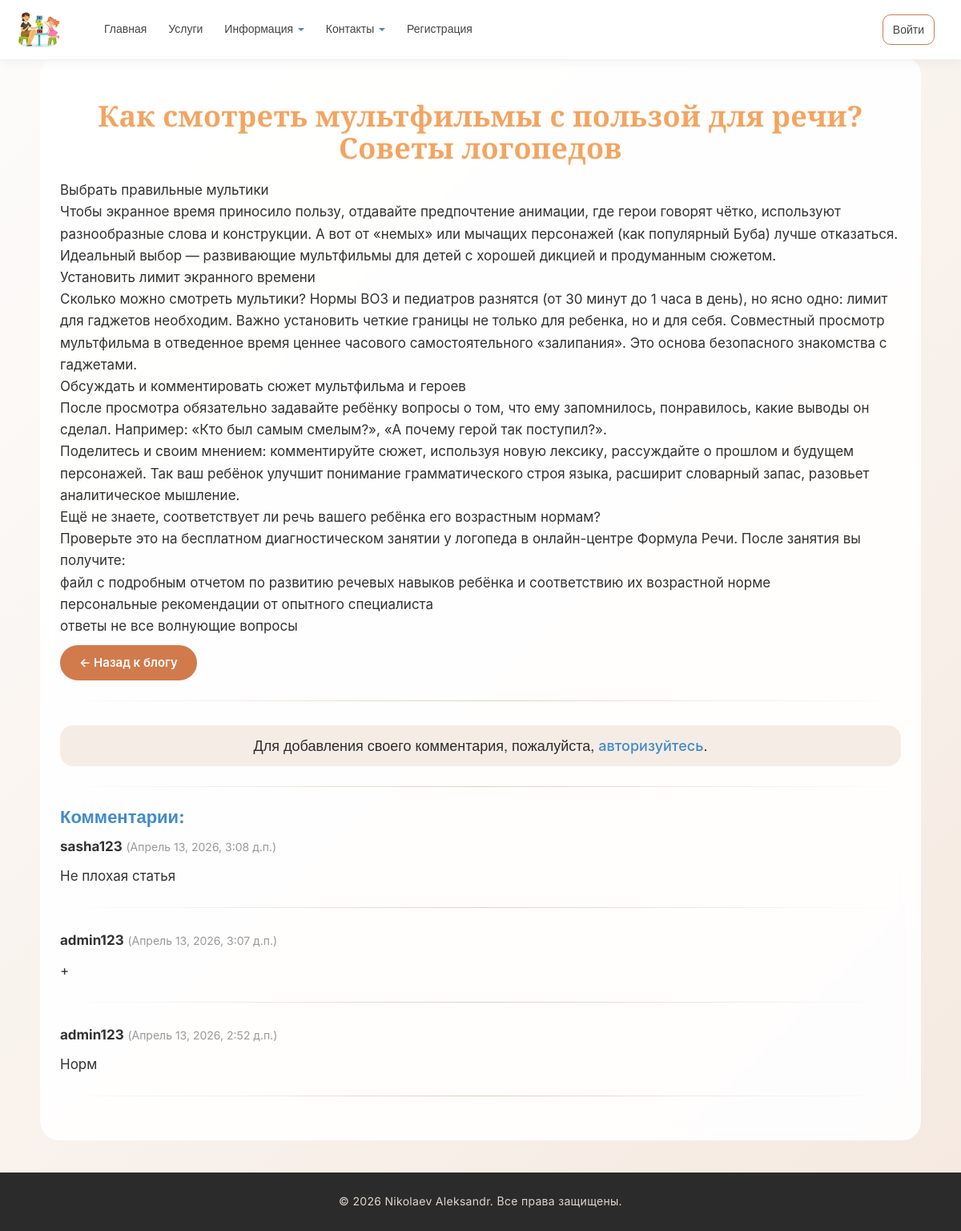
The app's page /blogpost/4/, older data.
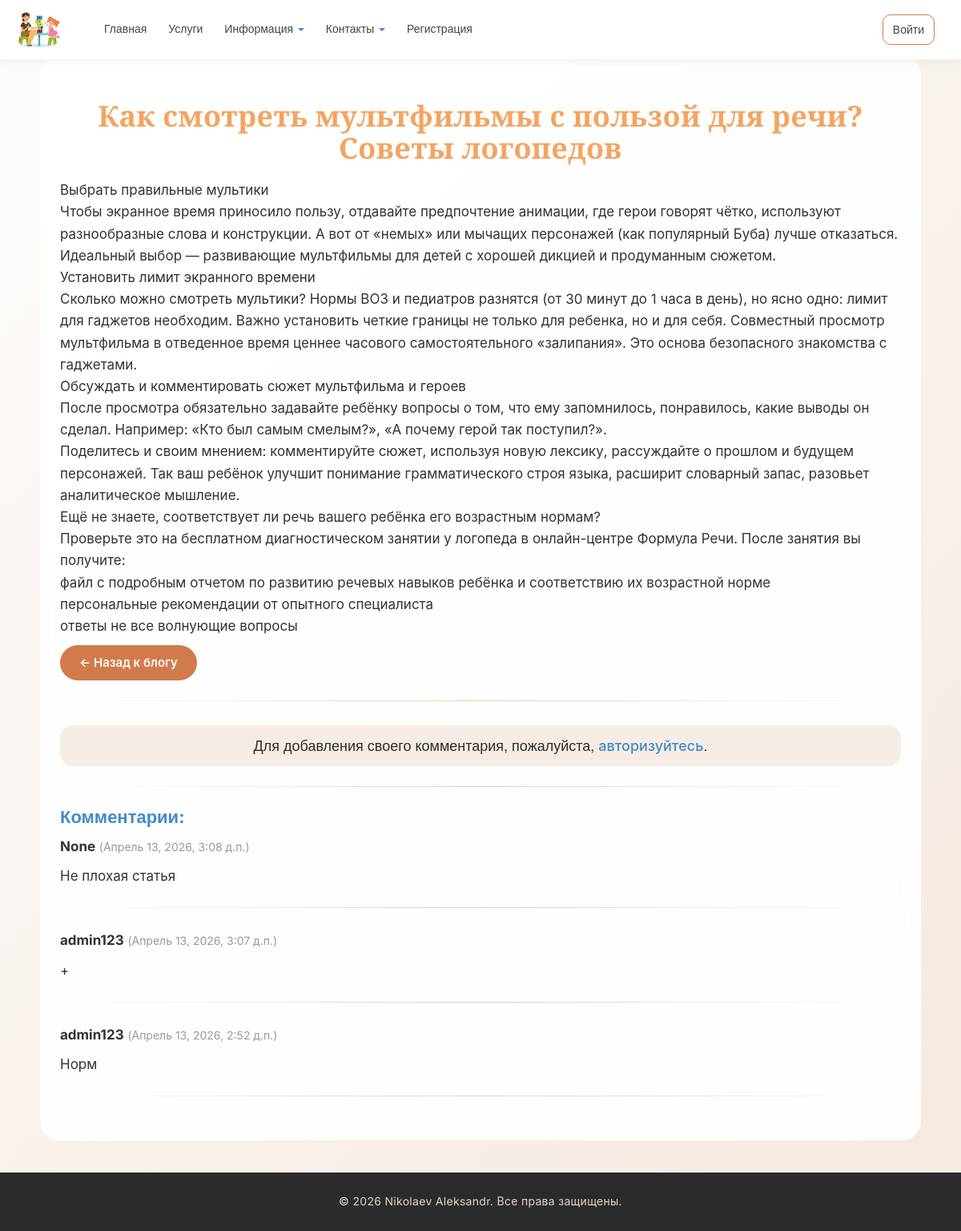
The same page, newer data.
### app/models.py (models this page shows)
class Comment(models.Model):
    text = models.TextField(verbose_name="Полное содержание")
    create_at = models.DateTimeField(default=datetime.now, db_index = True, verbose_name= "Дата добавления")
    author = models.ForeignKey(User, null=True, blank=True, on_delete=models.SET_NULL, verbose_name="Автор")
    post = models.ForeignKey(Blog, on_delete=models.CASCADE, verbose_name="Статья")
    class Meta:
        ordering = ["-create_at"]
        verbose_name = "Комментарий"
        verbose_name_plural = "Комментарии"

### app/views.py (the view)
# urls.py: path('blogpost/<int:parametr>/', views.blogpost, name='blogpost'),
def blogpost(request, parametr):
    assert isinstance(request, HttpRequest)
    post_1 = Blog.objects.get(id=parametr)
    comments = Comment.objects.filter(post=parametr)
    if request.method == "POST":
        form = CommentForm(request.POST)
        if form.is_valid():
            comment_f = form.save(commit=False)
            comment_f.author = request.user
            comment_f.date = datetime.now()
            comment_f.post = post_1
            comment_f.save()
            return redirect('blogpost', parametr=post_1.id)
    else:
        form = CommentForm()
    return render(
        request,
        'app/blog/blogpost.html',
        {
            'post_1': post_1,
            'year': datetime.now().year,
            'comments': comments,
            'form': form,
        }
    )

### app/templates/app/blog/blogpost.html (shortened to what this page needs)
{% extends "app/layout.html" %}
{% load static %}
{% block content %}
<h2 class="title">{{ post_1.title }}</h2>
{% autoescape off %}
<p> {{ post_1.content|linebreaksbr }} </p>
{% endautoescape %}
<a class="btn-base btn-brand mb-4" href="{% url 'blog' %}">← Назад к блогу</a>
<hr>
{% if user.is_authenticated %}
<h3 class="subtitle mt-4">Добавить комментарий</h3>
<form method="POST">
    {% csrf_token %}
    <div>
        {{ form.as_p }}
        <div class="text-right mt-3">
            <button type="submit" class="btn-base btn-green">
                Отправить комментарий
            </button>
        </div>
    </div>
</form>
{% else %}
<h4 class="material-note mt-4">
    Для добавления своего комментария, пожалуйста, <a href="{% url 'login' %}">авторизуйтесь</a>.
</h4>
{% endif %}
<hr>
<h3 class="subtitle mt-4">Комментарии:</h3>
{% for comment in comments %}
<div class="mb-3">
    <h5 class="description">
        <b>{{ comment.author }}</b>
        <span class="text-muted" style="font-size: 14px;">({{ comment.create_at }})</span>
    </h5>
    <p class="description">{{ comment.text|linebreaks }}</p>
</div>
<hr>
{% empty %}
<p class="description">Комментариев пока нет. Будьте первым!</p>
{% endfor %}
{% endblock %}

Row changes from the older to the newer data that the page shows:
changed Comment "Не плохая статья": author "sasha123" → "None"
